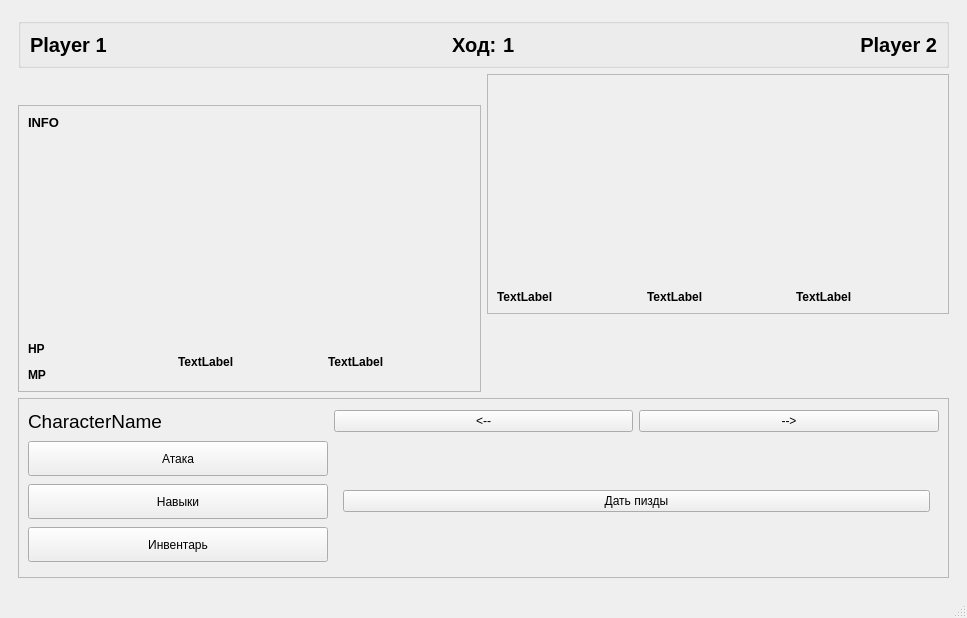
<?xml version="1.0" encoding="UTF-8"?>
<ui version="4.0">
 <class>QtGrandOrder</class>
 <widget class="QMainWindow" name="QtGrandOrder">
  <property name="geometry">
   <rect>
    <x>0</x>
    <y>0</y>
    <width>967</width>
    <height>618</height>
   </rect>
  </property>
  <property name="sizePolicy">
   <sizepolicy hsizetype="MinimumExpanding" vsizetype="MinimumExpanding">
    <horstretch>0</horstretch>
    <verstretch>0</verstretch>
   </sizepolicy>
  </property>
  <property name="minimumSize">
   <size>
    <width>960</width>
    <height>580</height>
   </size>
  </property>
  <property name="sizeIncrement">
   <size>
    <width>16</width>
    <height>9</height>
   </size>
  </property>
  <property name="windowTitle">
   <string>QtGrandOrder</string>
  </property>
  <widget class="QWidget" name="centralwidget">
   <layout class="QGridLayout" name="gridLayout_2">
    <item row="0" column="1">
     <widget class="QStackedWidget" name="m_stackedWidget">
      <property name="currentIndex">
       <number>2</number>
      </property>
      <widget class="QWidget" name="page_AMenu">
       <layout class="QGridLayout" name="gridLayout">
        <item row="2" column="1">
         <widget class="QLineEdit" name="m_lineEdit">
          <property name="font">
           <font>
            <pointsize>14</pointsize>
            <bold>false</bold>
           </font>
          </property>
          <property name="alignment">
           <set>Qt::AlignCenter</set>
          </property>
         </widget>
        </item>
        <item row="4" column="1">
         <spacer name="verticalSpacer">
          <property name="orientation">
           <enum>Qt::Vertical</enum>
          </property>
          <property name="sizeHint" stdset="0">
           <size>
            <width>20</width>
            <height>40</height>
           </size>
          </property>
         </spacer>
        </item>
        <item row="1" column="1">
         <widget class="QLabel" name="label">
          <property name="font">
           <font>
            <pointsize>15</pointsize>
            <bold>true</bold>
           </font>
          </property>
          <property name="styleSheet">
           <string notr="true"/>
          </property>
          <property name="text">
           <string>Введите имя:</string>
          </property>
          <property name="alignment">
           <set>Qt::AlignCenter</set>
          </property>
         </widget>
        </item>
        <item row="3" column="1">
         <widget class="QPushButton" name="m_pB_Connect">
          <property name="text">
           <string>Connect</string>
          </property>
         </widget>
        </item>
        <item row="2" column="0">
         <spacer name="horizontalSpacer">
          <property name="orientation">
           <enum>Qt::Horizontal</enum>
          </property>
          <property name="sizeHint" stdset="0">
           <size>
            <width>40</width>
            <height>20</height>
           </size>
          </property>
         </spacer>
        </item>
        <item row="2" column="2">
         <spacer name="horizontalSpacer_2">
          <property name="orientation">
           <enum>Qt::Horizontal</enum>
          </property>
          <property name="sizeHint" stdset="0">
           <size>
            <width>301</width>
            <height>20</height>
           </size>
          </property>
         </spacer>
        </item>
        <item row="0" column="1">
         <spacer name="verticalSpacer_2">
          <property name="orientation">
           <enum>Qt::Vertical</enum>
          </property>
          <property name="sizeHint" stdset="0">
           <size>
            <width>20</width>
            <height>40</height>
           </size>
          </property>
         </spacer>
        </item>
       </layout>
      </widget>
      <widget class="QWidget" name="page_Characters">
       <layout class="QGridLayout" name="gridLayout_3">
        <item row="3" column="0">
         <widget class="QPushButton" name="Gosling">
          <property name="minimumSize">
           <size>
            <width>0</width>
            <height>60</height>
           </size>
          </property>
          <property name="text">
           <string>Райан Гослинг</string>
          </property>
         </widget>
        </item>
        <item row="1" column="1">
         <widget class="QPushButton" name="Dante">
          <property name="minimumSize">
           <size>
            <width>0</width>
            <height>60</height>
           </size>
          </property>
          <property name="text">
           <string>Dante</string>
          </property>
         </widget>
        </item>
        <item row="1" column="0">
         <widget class="QPushButton" name="NecoArc">
          <property name="minimumSize">
           <size>
            <width>0</width>
            <height>60</height>
           </size>
          </property>
          <property name="text">
           <string>NecoArc</string>
          </property>
         </widget>
        </item>
        <item row="4" column="1">
         <widget class="QPushButton" name="Okabe">
          <property name="minimumSize">
           <size>
            <width>0</width>
            <height>60</height>
           </size>
          </property>
          <property name="text">
           <string>Окабе</string>
          </property>
         </widget>
        </item>
        <item row="4" column="0">
         <widget class="QPushButton" name="Uzya">
          <property name="minimumSize">
           <size>
            <width>0</width>
            <height>60</height>
           </size>
          </property>
          <property name="text">
           <string>Юзя</string>
          </property>
         </widget>
        </item>
        <item row="3" column="1">
         <widget class="QPushButton" name="Cris">
          <property name="minimumSize">
           <size>
            <width>0</width>
            <height>60</height>
           </size>
          </property>
          <property name="text">
           <string>Крис</string>
          </property>
         </widget>
        </item>
        <item row="0" column="0" colspan="2">
         <widget class="QLabel" name="m_label">
          <property name="font">
           <font>
            <family>Segoe UI</family>
            <pointsize>24</pointsize>
            <italic>false</italic>
            <bold>true</bold>
           </font>
          </property>
          <property name="layoutDirection">
           <enum>Qt::LeftToRight</enum>
          </property>
          <property name="text">
           <string>Выбор персонажа</string>
          </property>
          <property name="alignment">
           <set>Qt::AlignCenter</set>
          </property>
         </widget>
        </item>
       </layout>
      </widget>
      <widget class="QWidget" name="page_Game">
       <layout class="QGridLayout" name="gridLayout_4">
        <item row="0" column="0" colspan="4">
         <widget class="QGroupBox" name="groupBox">
          <property name="maximumSize">
           <size>
            <width>16777215</width>
            <height>50</height>
           </size>
          </property>
          <property name="title">
           <string/>
          </property>
          <layout class="QGridLayout" name="gridLayout_6">
           <item row="0" column="4">
            <widget class="QLabel" name="Label_TurnsCount">
             <property name="font">
              <font>
               <pointsize>15</pointsize>
               <bold>true</bold>
              </font>
             </property>
             <property name="text">
              <string>1</string>
             </property>
            </widget>
           </item>
           <item row="0" column="6">
            <widget class="QLabel" name="OpponentLabel">
             <property name="minimumSize">
              <size>
               <width>200</width>
               <height>0</height>
              </size>
             </property>
             <property name="font">
              <font>
               <pointsize>15</pointsize>
               <bold>true</bold>
              </font>
             </property>
             <property name="text">
              <string>Player 2</string>
             </property>
             <property name="alignment">
              <set>Qt::AlignRight|Qt::AlignTrailing|Qt::AlignVCenter</set>
             </property>
            </widget>
           </item>
           <item row="0" column="3">
            <widget class="QLabel" name="Label_Turn">
             <property name="font">
              <font>
               <pointsize>15</pointsize>
               <bold>true</bold>
              </font>
             </property>
             <property name="text">
              <string>Ход:</string>
             </property>
            </widget>
           </item>
           <item row="0" column="5">
            <spacer name="horizontalSpacer_4">
             <property name="orientation">
              <enum>Qt::Horizontal</enum>
             </property>
             <property name="sizeHint" stdset="0">
              <size>
               <width>40</width>
               <height>20</height>
              </size>
             </property>
            </spacer>
           </item>
           <item row="0" column="2">
            <spacer name="horizontalSpacer_3">
             <property name="orientation">
              <enum>Qt::Horizontal</enum>
             </property>
             <property name="sizeHint" stdset="0">
              <size>
               <width>40</width>
               <height>20</height>
              </size>
             </property>
            </spacer>
           </item>
           <item row="0" column="1">
            <widget class="QLabel" name="CurrentPlayerLabel">
             <property name="minimumSize">
              <size>
               <width>200</width>
               <height>0</height>
              </size>
             </property>
             <property name="font">
              <font>
               <pointsize>15</pointsize>
               <bold>true</bold>
              </font>
             </property>
             <property name="text">
              <string>Player 1</string>
             </property>
            </widget>
           </item>
          </layout>
         </widget>
        </item>
        <item row="3" column="0" colspan="2" alignment="Qt::AlignBottom">
         <widget class="QFrame" name="frame_2">
          <property name="frameShape">
           <enum>QFrame::StyledPanel</enum>
          </property>
          <property name="frameShadow">
           <enum>QFrame::Raised</enum>
          </property>
          <layout class="QGridLayout" name="gridLayout_9">
           <item row="1" column="2">
            <widget class="ClickableLabel" name="Character03">
             <property name="sizePolicy">
              <sizepolicy hsizetype="Fixed" vsizetype="Fixed">
               <horstretch>0</horstretch>
               <verstretch>0</verstretch>
              </sizepolicy>
             </property>
             <property name="minimumSize">
              <size>
               <width>150</width>
               <height>200</height>
              </size>
             </property>
             <property name="maximumSize">
              <size>
               <width>16777215</width>
               <height>16777215</height>
              </size>
             </property>
             <property name="font">
              <font>
               <bold>true</bold>
              </font>
             </property>
             <property name="alignment">
              <set>Qt::AlignBottom|Qt::AlignLeading|Qt::AlignLeft</set>
             </property>
            </widget>
           </item>
           <item row="1" column="1">
            <widget class="ClickableLabel" name="Character02">
             <property name="sizePolicy">
              <sizepolicy hsizetype="Fixed" vsizetype="Fixed">
               <horstretch>0</horstretch>
               <verstretch>0</verstretch>
              </sizepolicy>
             </property>
             <property name="minimumSize">
              <size>
               <width>150</width>
               <height>200</height>
              </size>
             </property>
             <property name="maximumSize">
              <size>
               <width>16777215</width>
               <height>16777215</height>
              </size>
             </property>
             <property name="font">
              <font>
               <bold>true</bold>
              </font>
             </property>
             <property name="alignment">
              <set>Qt::AlignBottom|Qt::AlignLeading|Qt::AlignLeft</set>
             </property>
            </widget>
           </item>
           <item row="1" column="0">
            <widget class="ClickableLabel" name="Character01">
             <property name="sizePolicy">
              <sizepolicy hsizetype="Fixed" vsizetype="Fixed">
               <horstretch>0</horstretch>
               <verstretch>0</verstretch>
              </sizepolicy>
             </property>
             <property name="minimumSize">
              <size>
               <width>150</width>
               <height>200</height>
              </size>
             </property>
             <property name="font">
              <font>
               <italic>false</italic>
               <bold>true</bold>
               <kerning>true</kerning>
              </font>
             </property>
             <property name="styleSheet">
              <string notr="true">QLabel{
border-image: url(F:/Qt_projs/QtGrandOrder/release/CharacterData/Neco Arc_Image.png) 0 0 0 0 stretch stretch;
}</string>
             </property>
             <property name="textFormat">
              <enum>Qt::AutoText</enum>
             </property>
             <property name="alignment">
              <set>Qt::AlignBottom|Qt::AlignLeading|Qt::AlignLeft</set>
             </property>
            </widget>
           </item>
           <item row="2" column="0">
            <widget class="QLabel" name="Character01_Stats">
             <property name="font">
              <font>
               <bold>true</bold>
              </font>
             </property>
             <property name="text">
              <string>&lt;html&gt;&lt;head/&gt;&lt;body&gt;&lt;p&gt;HP&lt;/p&gt;&lt;p&gt;MP&lt;/p&gt;&lt;/body&gt;&lt;/html&gt;</string>
             </property>
            </widget>
           </item>
           <item row="2" column="1">
            <widget class="QLabel" name="Character02_Stats">
             <property name="font">
              <font>
               <bold>true</bold>
              </font>
             </property>
             <property name="text">
              <string>TextLabel</string>
             </property>
            </widget>
           </item>
           <item row="2" column="2">
            <widget class="QLabel" name="Character03_Stats">
             <property name="font">
              <font>
               <bold>true</bold>
              </font>
             </property>
             <property name="text">
              <string>TextLabel</string>
             </property>
            </widget>
           </item>
           <item row="0" column="0" colspan="3">
            <widget class="QLabel" name="m_Label_INFO">
             <property name="font">
              <font>
               <pointsize>10</pointsize>
               <bold>true</bold>
              </font>
             </property>
             <property name="text">
              <string>INFO</string>
             </property>
            </widget>
           </item>
          </layout>
         </widget>
        </item>
        <item row="4" column="0" colspan="4">
         <widget class="QFrame" name="frame">
          <property name="maximumSize">
           <size>
            <width>16777215</width>
            <height>180</height>
           </size>
          </property>
          <property name="frameShape">
           <enum>QFrame::StyledPanel</enum>
          </property>
          <property name="frameShadow">
           <enum>QFrame::Raised</enum>
          </property>
          <layout class="QGridLayout" name="gridLayout_5">
           <item row="2" column="0">
            <widget class="QPushButton" name="pB_Attack">
             <property name="minimumSize">
              <size>
               <width>120</width>
               <height>35</height>
              </size>
             </property>
             <property name="text">
              <string>Атака</string>
             </property>
            </widget>
           </item>
           <item row="1" column="2">
            <widget class="QPushButton" name="pB_Character_Right">
             <property name="text">
              <string>--&gt;</string>
             </property>
            </widget>
           </item>
           <item row="2" column="1" rowspan="3" colspan="2">
            <widget class="QStackedWidget" name="m_stackedWidget_Options">
             <property name="currentIndex">
              <number>0</number>
             </property>
             <widget class="QWidget" name="page_attack">
              <layout class="QGridLayout" name="gridLayout_7">
               <item row="0" column="0">
                <widget class="QPushButton" name="m_pB_BaseAttack">
                 <property name="text">
                  <string>Дать пизды</string>
                 </property>
                </widget>
               </item>
              </layout>
             </widget>
             <widget class="QWidget" name="page_Skills">
              <layout class="QGridLayout" name="gridLayout_8">
               <item row="0" column="0">
                <widget class="HoveringPushButton" name="m_pB_Skill1">
                 <property name="minimumSize">
                  <size>
                   <width>0</width>
                   <height>40</height>
                  </size>
                 </property>
                 <property name="text">
                  <string>Skill1</string>
                 </property>
                </widget>
               </item>
               <item row="0" column="1">
                <widget class="HoveringPushButton" name="m_pB_Skill2">
                 <property name="minimumSize">
                  <size>
                   <width>0</width>
                   <height>40</height>
                  </size>
                 </property>
                 <property name="text">
                  <string>Skill2</string>
                 </property>
                </widget>
               </item>
               <item row="1" column="0">
                <widget class="HoveringPushButton" name="m_pB_Skill3">
                 <property name="minimumSize">
                  <size>
                   <width>0</width>
                   <height>40</height>
                  </size>
                 </property>
                 <property name="text">
                  <string>Skill3</string>
                 </property>
                </widget>
               </item>
               <item row="1" column="1">
                <widget class="HoveringPushButton" name="m_pB_Ult">
                 <property name="minimumSize">
                  <size>
                   <width>0</width>
                   <height>40</height>
                  </size>
                 </property>
                 <property name="text">
                  <string>ulti</string>
                 </property>
                </widget>
               </item>
              </layout>
             </widget>
             <widget class="QWidget" name="page_Inventory"/>
            </widget>
           </item>
           <item row="4" column="0">
            <widget class="QPushButton" name="pB_Inventory">
             <property name="minimumSize">
              <size>
               <width>120</width>
               <height>35</height>
              </size>
             </property>
             <property name="text">
              <string>Инвентарь</string>
             </property>
            </widget>
           </item>
           <item row="1" column="1">
            <widget class="QPushButton" name="pB_Character_Left">
             <property name="text">
              <string>&lt;--</string>
             </property>
            </widget>
           </item>
           <item row="3" column="0">
            <widget class="QPushButton" name="pB_Skill">
             <property name="minimumSize">
              <size>
               <width>120</width>
               <height>35</height>
              </size>
             </property>
             <property name="text">
              <string>Навыки</string>
             </property>
            </widget>
           </item>
           <item row="1" column="0">
            <widget class="QLabel" name="Label_CharacterName">
             <property name="font">
              <font>
               <pointsize>14</pointsize>
               <bold>false</bold>
              </font>
             </property>
             <property name="text">
              <string>CharacterName</string>
             </property>
            </widget>
           </item>
          </layout>
         </widget>
        </item>
        <item row="3" column="2" colspan="2" alignment="Qt::AlignTop">
         <widget class="QFrame" name="frame_3">
          <property name="frameShape">
           <enum>QFrame::StyledPanel</enum>
          </property>
          <property name="frameShadow">
           <enum>QFrame::Raised</enum>
          </property>
          <layout class="QGridLayout" name="gridLayout_10">
           <item row="0" column="2">
            <widget class="ClickableLabel" name="Character05">
             <property name="sizePolicy">
              <sizepolicy hsizetype="Fixed" vsizetype="Fixed">
               <horstretch>0</horstretch>
               <verstretch>0</verstretch>
              </sizepolicy>
             </property>
             <property name="minimumSize">
              <size>
               <width>150</width>
               <height>200</height>
              </size>
             </property>
             <property name="maximumSize">
              <size>
               <width>16777215</width>
               <height>16777215</height>
              </size>
             </property>
             <property name="font">
              <font>
               <bold>true</bold>
              </font>
             </property>
             <property name="alignment">
              <set>Qt::AlignBottom|Qt::AlignLeading|Qt::AlignLeft</set>
             </property>
            </widget>
           </item>
           <item row="0" column="3">
            <widget class="ClickableLabel" name="Character06">
             <property name="sizePolicy">
              <sizepolicy hsizetype="Fixed" vsizetype="Fixed">
               <horstretch>0</horstretch>
               <verstretch>0</verstretch>
              </sizepolicy>
             </property>
             <property name="minimumSize">
              <size>
               <width>150</width>
               <height>200</height>
              </size>
             </property>
             <property name="maximumSize">
              <size>
               <width>16777215</width>
               <height>16777215</height>
              </size>
             </property>
             <property name="font">
              <font>
               <bold>true</bold>
              </font>
             </property>
             <property name="alignment">
              <set>Qt::AlignBottom|Qt::AlignLeading|Qt::AlignLeft</set>
             </property>
            </widget>
           </item>
           <item row="0" column="0">
            <widget class="ClickableLabel" name="Character04">
             <property name="sizePolicy">
              <sizepolicy hsizetype="Fixed" vsizetype="Fixed">
               <horstretch>0</horstretch>
               <verstretch>0</verstretch>
              </sizepolicy>
             </property>
             <property name="minimumSize">
              <size>
               <width>150</width>
               <height>200</height>
              </size>
             </property>
             <property name="maximumSize">
              <size>
               <width>16777215</width>
               <height>16777215</height>
              </size>
             </property>
             <property name="font">
              <font>
               <bold>true</bold>
              </font>
             </property>
             <property name="alignment">
              <set>Qt::AlignBottom|Qt::AlignLeading|Qt::AlignLeft</set>
             </property>
            </widget>
           </item>
           <item row="1" column="0">
            <widget class="QLabel" name="Character04_Stats">
             <property name="font">
              <font>
               <bold>true</bold>
              </font>
             </property>
             <property name="text">
              <string>TextLabel</string>
             </property>
            </widget>
           </item>
           <item row="1" column="3">
            <widget class="QLabel" name="Character06_Stats">
             <property name="font">
              <font>
               <bold>true</bold>
              </font>
             </property>
             <property name="text">
              <string>TextLabel</string>
             </property>
            </widget>
           </item>
           <item row="1" column="2">
            <widget class="QLabel" name="Character05_Stats">
             <property name="font">
              <font>
               <bold>true</bold>
              </font>
             </property>
             <property name="text">
              <string>TextLabel</string>
             </property>
            </widget>
           </item>
          </layout>
         </widget>
        </item>
       </layout>
      </widget>
     </widget>
    </item>
   </layout>
  </widget>
  <widget class="QMenuBar" name="menubar">
   <property name="geometry">
    <rect>
     <x>0</x>
     <y>0</y>
     <width>967</width>
     <height>21</height>
    </rect>
   </property>
  </widget>
  <widget class="QStatusBar" name="statusbar"/>
 </widget>
 <customwidgets>
  <customwidget>
   <class>ClickableLabel</class>
   <extends>QLabel</extends>
   <header>clickablelabel.h</header>
  </customwidget>
  <customwidget>
   <class>HoveringPushButton</class>
   <extends>QPushButton</extends>
   <header>hoveringpushbutton.h</header>
  </customwidget>
 </customwidgets>
 <resources/>
 <connections/>
</ui>
